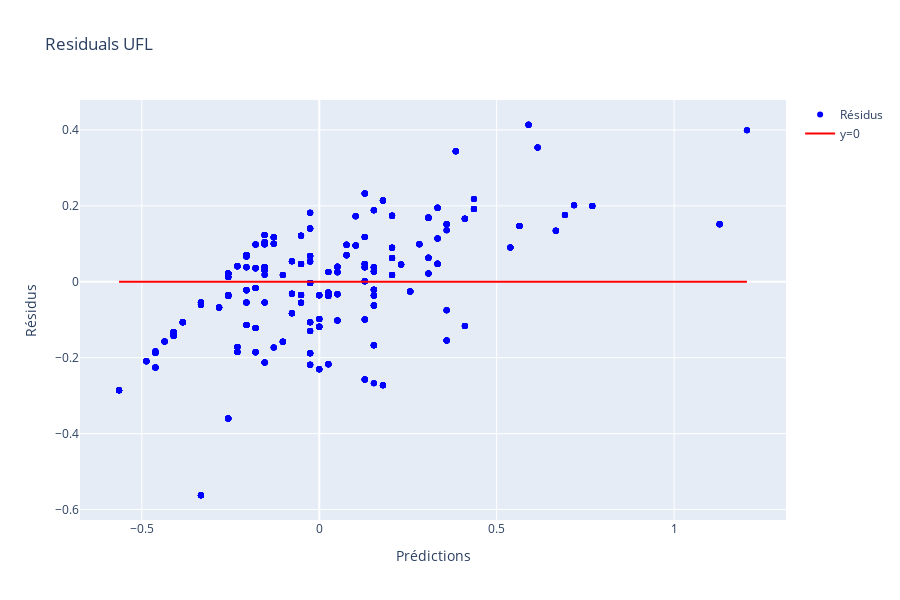
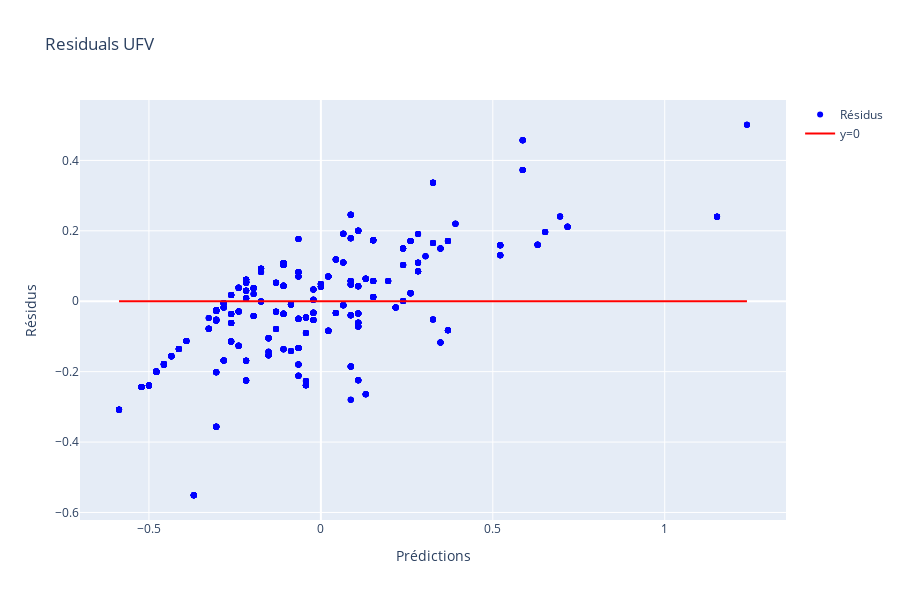
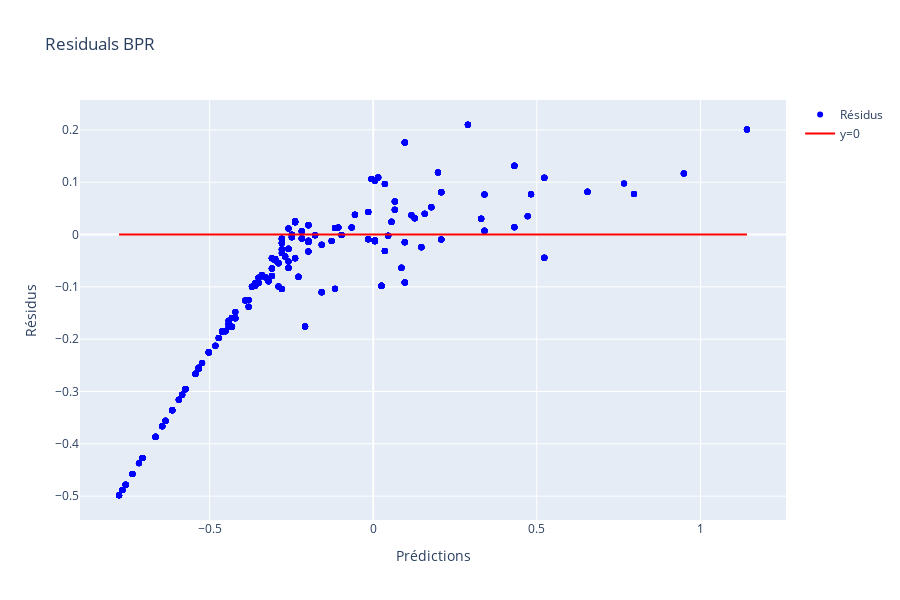
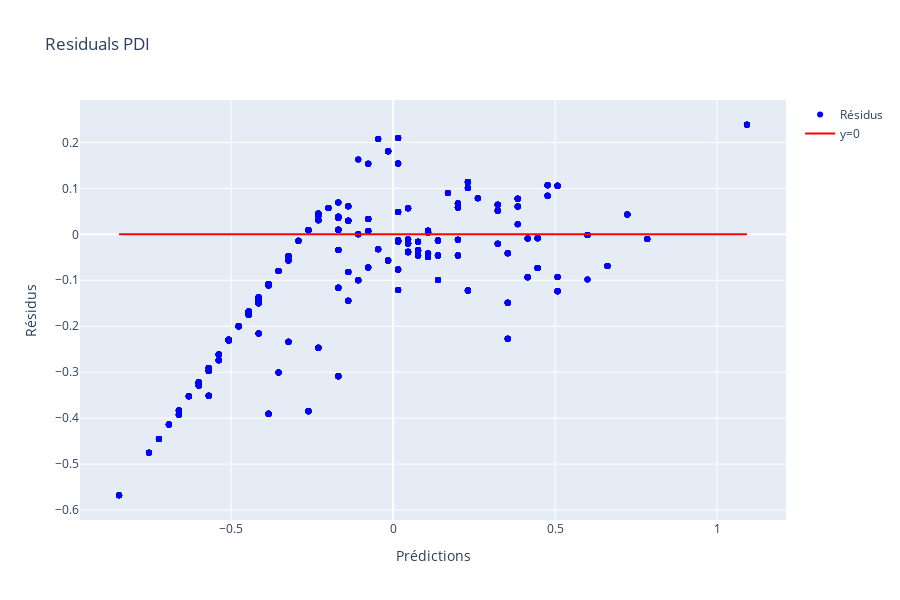

Notebook code for these charts, in order:
### Code cell
def plot_residuals(path="predictions/basic/", model="eval_fnv_with_BERT_FT_2_epoch_5.pth", \
    matplotlib=True, Plotly=False, target_normalizer=True):

    y_true, predictions = load_results(path, model)
    
#    if target_normalizer is not None:
#        predictions = target_normalizer.inverse_transform(torch.cat(predictions, dim=0).cpu().numpy())
#        y_true = target_normalizer.inverse_transform(torch.cat(y_true, dim=0).cpu().numpy())
#    else:
#         predictions = torch.cat(predictions, dim=0).cpu().numpy()
#         y_true = torch.cat(y_true, dim=0).cpu().numpy()

    if matplotlib:
        fig, axes = plt.subplots(len(target_names), 1, figsize=(8, 5 * len(target_names)))

        if len(target_names) == 1:  
            axes = [axes] 
        
    if matplotlib:
        for i, target in enumerate(target_names):
            
            Y_HAT = predictions[:, i]
            Y_TRUE = y_true[:, i]
            
            residuals = Y_TRUE - Y_HAT
            
            ax = axes[i]
            if matplotlib:
                plt.subplot(len(target_names), 1, i+1)
                plt.scatter(Y_TRUE, residuals, color='blue', alpha=0.7, label="Résidus")
                plt.axhline(0, color='red', linestyle='-', linewidth=1)  # Ligne y=0
                plt.xlabel("Prédictions")
                plt.ylabel("Résidus")
                plt.grid(linewidth=0.3, alpha=0.3, color='#000000')
                plt.title(f'Résidus {target}')
                plt.legend()
                plt.tight_layout()
                
                ax.grid(True)
            
    if matplotlib:    
        plt.show()

    if Plotly:
        for i, target in enumerate(target_names):
            
            Y_HAT = predictions[:, i]
            Y_TRUE = y_true[:, i]
            
            residuals = Y_TRUE - Y_HAT
            fig = go.Figure()
            fig.add_trace(go.Scatter(x=Y_TRUE, y=residuals, mode='markers', marker=dict(color='blue'), name="Résidus"))
            fig.add_trace(go.Scatter(x=[min(Y_TRUE), max(Y_TRUE)], y=[0, 0], mode='lines', line=dict(color='red', dash='solid'), name="y=0"))
            fig.update_layout(title=f"Residuals {target}", xaxis_title="Prédictions", yaxis_title="Résidus")

            fig.update_layout(
            width=900,  # Largeur en pixels
            height=600  # Hauteur en pixels
            )
            
            fig.show()
    
plot_residuals(path="predictions/best/", model="eval_fnv_with_BERT_FT_2_epoch_5.pth", matplotlib=True, Plotly=True)

### Figure 1 — Plotly figure (JSON) as saved in the notebook; plotly's stock layout.template omitted (floating-point values rounded to 4 significant figures; data arrays with more than 128 entries replaced by an {"elided": "..."} marker saying what was removed)
{"data": [{"marker": {"color": "blue"}, "mode": "markers", "name": "Résidus", "type": "scatter", "x": {"elided": "1920 float values"}, "y": {"elided": "1920 float values"}}, {"line": {"color": "red", "dash": "solid"}, "mode": "lines", "name": "y=0", "type": "scatter", "x": [-0.5641, 1.205], "y": [0, 0]}], "layout": {"height": 600, "title": {"text": "Residuals UFL"}, "width": 900, "xaxis": {"title": {"text": "Prédictions"}}, "yaxis": {"title": {"text": "Résidus"}}}}

### Figure 2 — Plotly figure (JSON) as saved in the notebook; plotly's stock layout.template omitted (floating-point values rounded to 4 significant figures; data arrays with more than 128 entries replaced by an {"elided": "..."} marker saying what was removed)
{"data": [{"marker": {"color": "blue"}, "mode": "markers", "name": "Résidus", "type": "scatter", "x": {"elided": "1920 float values"}, "y": {"elided": "1920 float values"}}, {"line": {"color": "red", "dash": "solid"}, "mode": "lines", "name": "y=0", "type": "scatter", "x": [-0.587, 1.239], "y": [0, 0]}], "layout": {"height": 600, "title": {"text": "Residuals UFV"}, "width": 900, "xaxis": {"title": {"text": "Prédictions"}}, "yaxis": {"title": {"text": "Résidus"}}}}

### Figure 3 — Plotly figure (JSON) as saved in the notebook; plotly's stock layout.template omitted (floating-point values rounded to 4 significant figures; data arrays with more than 128 entries replaced by an {"elided": "..."} marker saying what was removed)
{"data": [{"marker": {"color": "blue"}, "mode": "markers", "name": "Résidus", "type": "scatter", "x": {"elided": "1920 float values"}, "y": {"elided": "1920 float values"}}, {"line": {"color": "red", "dash": "solid"}, "mode": "lines", "name": "y=0", "type": "scatter", "x": [-0.7766, 1.142], "y": [0, 0]}], "layout": {"height": 600, "title": {"text": "Residuals BPR"}, "width": 900, "xaxis": {"title": {"text": "Prédictions"}}, "yaxis": {"title": {"text": "Résidus"}}}}

### Figure 4 — Plotly figure (JSON) as saved in the notebook; plotly's stock layout.template omitted (floating-point values rounded to 4 significant figures; data arrays with more than 128 entries replaced by an {"elided": "..."} marker saying what was removed)
{"data": [{"marker": {"color": "blue"}, "mode": "markers", "name": "Résidus", "type": "scatter", "x": {"elided": "1920 float values"}, "y": {"elided": "1920 float values"}}, {"line": {"color": "red", "dash": "solid"}, "mode": "lines", "name": "y=0", "type": "scatter", "x": [-0.8462, 1.092], "y": [0, 0]}], "layout": {"height": 600, "title": {"text": "Residuals PDI"}, "width": 900, "xaxis": {"title": {"text": "Prédictions"}}, "yaxis": {"title": {"text": "Résidus"}}}}
